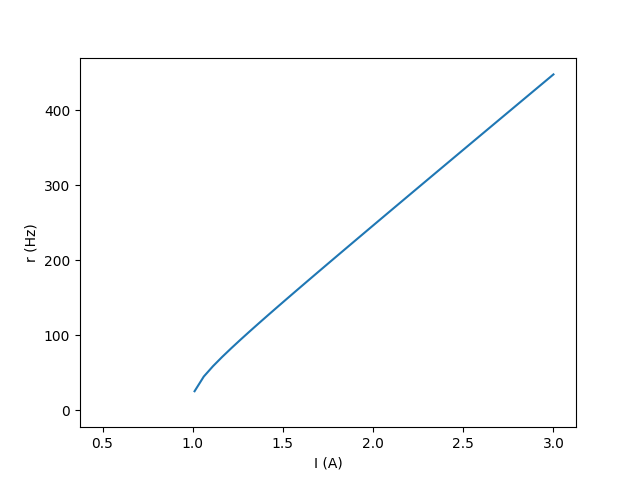

Generate this figure with Python:

import scipy as sp
import numpy as np
import matplotlib.pyplot as plt

# define constants


def r(I):
    V_m = -60 * (10 ** -3)
    g_m = 0.1 * (10 ** 3)
    C_m = 1
    V_t = -50 * (10 ** -3)
    V_reset = -55 * (10 ** -3)
    return 1/((C_m/g_m) * np.log(((I/g_m) + V_m - V_reset)/((I/g_m) + V_m - V_t)))


def main():
    
    I = np.linspace(0.5, 3)
    plt.ylabel("r (Hz)")
    plt.xlabel("I (A)")
    plt.plot(I, r(I))
    # plt.show()
    plt.savefig("problem1.png")
    
    plt.show()


if (__name__ == "__main__"):
    main()
